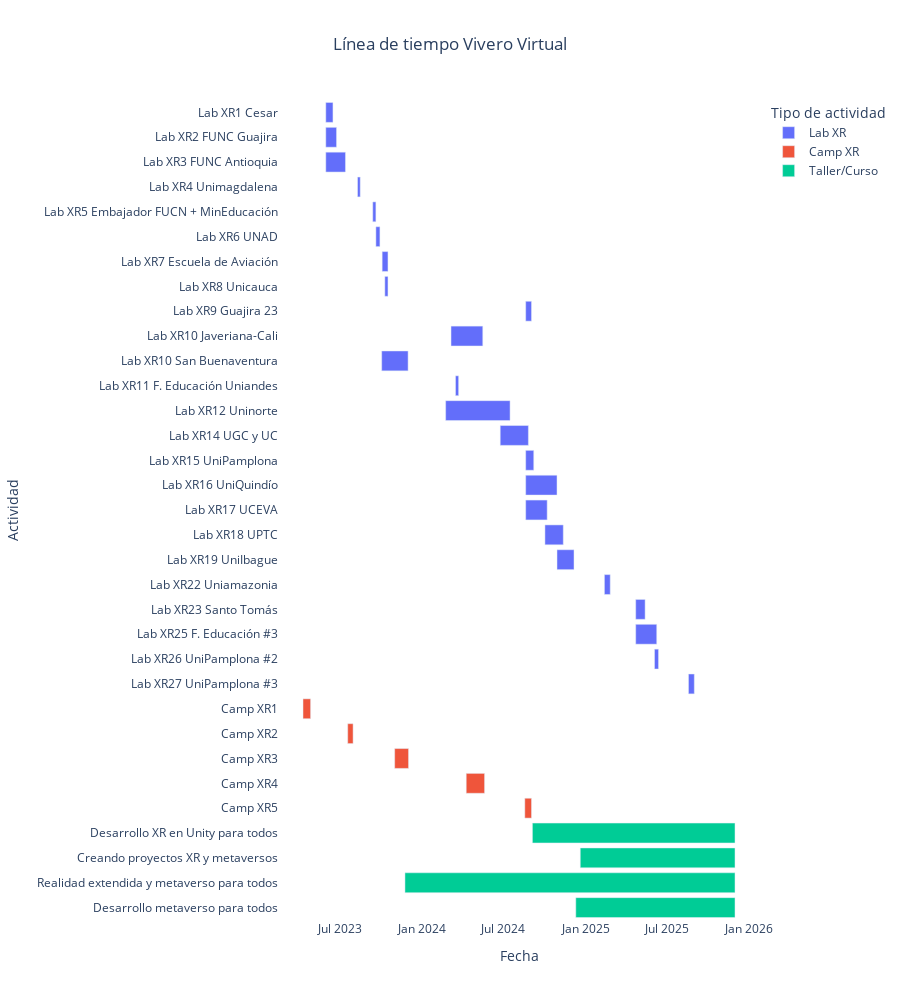

Notebook cell for this chart:
### Markdown cell above
# Laboratorios

### Code cell
import pandas as pd
import plotly.express as px
import plotly.graph_objects as go
from datetime import datetime

# === Datos corregidos ===
data = pd.DataFrame({
    "Proyecto": [
        "Lab XR1 Cesar",
        "Lab XR2 FUNC Guajira",
        "Lab XR3 FUNC Antioquia",
        "Lab XR4 Unimagdalena",
        "Lab XR5 Embajador FUCN + MinEducación",
        "Lab XR6 UNAD",
        "Lab XR7 Escuela de Aviación",
        "Lab XR8 Unicauca",
        "Lab XR9 Guajira 23",
        "Lab XR10 Javeriana-Cali",
        "Lab XR10 San Buenaventura",
        "Lab XR11 F. Educación Uniandes",
        "Lab XR12 Uninorte",
        "Lab XR14 UGC y UC",
        "Lab XR15 UniPamplona",
        "Lab XR16 UniQuindío",
        "Lab XR17 UCEVA",
        "Lab XR18 UPTC",
        "Lab XR19 UniIbague",
        "Lab XR22 Uniamazonia",
        "Lab XR23 Santo Tomás",
        "Lab XR25 F. Educación #3",
        "Lab XR26 UniPamplona #2",
        "Lab XR27 UniPamplona #3",
        "Camp XR1",
        "Camp XR2",
        "Camp XR3",
        "Camp XR4",
        "Camp XR5",
        "Desarrollo XR en Unity para todos",
        "Creando proyectos XR y metaversos",
        "Realidad extendida y metaverso para todos",
        "Desarrollo metaverso para todos"
    ],
    "Inicio": [
        "2023-05-31", 
        "2023-05-31",
        "2023-05-31",
        "2023-08-10",
        "2023-09-13",
        "2023-09-20",
        "2023-10-04",
        "2023-10-10",
        "2024-08-20",
        "2024-03-06",
        "2023-10-03",
        "2024-03-16",
        "2024-02-23",
        "2024-06-24",
        "2024-08-20",
        "2024-08-20",
        "2024-08-20",
        "2024-10-02",
        "2024-10-29",
        "2025-02-12",
        "2025-04-23",
        "2025-04-23",
        "2025-06-04",
        "2025-08-19",
        "2023-04-10",
        "2023-07-19",
        "2023-11-01",
        "2024-04-09",
        "2024-08-18",
        "2024-09-04",
        "2024-12-20",
        "2023-11-24",
        "2024-12-10"
    ],
    "Fin": [
        "2023-06-16",
        "2023-06-24",
        "2023-07-14",
        "2023-08-16",
        "2023-09-20",
        "2023-09-29",
        "2023-10-17",
        "2023-10-17",
        "2024-09-02",
        "2024-05-16",
        "2023-12-01",
        "2024-03-23",
        "2024-07-16",
        "2024-08-26",
        "2024-09-07",
        "2024-10-29",
        "2024-10-07",
        "2024-11-12",
        "2024-12-06",
        "2025-02-25",
        "2025-05-14",
        "2025-06-09",
        "2025-06-13",
        "2025-09-01",
        "2023-04-27",
        "2023-07-31",
        "2023-12-02",
        "2024-05-20",
        "2024-09-02",
        None,
        None,
        None,
        None
    ],
    "Categoría": [
        "Lab XR"]*24 + ["Camp XR"]*5 + ["Taller/Curso"]*4
})

data["Inicio"] = pd.to_datetime(data["Inicio"], errors="coerce")
data["Fin"] = pd.to_datetime(data["Fin"], errors="coerce")

# Reemplazar fechas de fin de coursera por hoy por lo que estan activos 
hoy = pd.Timestamp(datetime.today().date())
data.loc[data["Categoría"] == "Taller/Curso", "Fin"] = hoy



# Crear el timeline de todas las actividades completas 
fig = px.timeline(
    data,
    x_start="Inicio",
    x_end="Fin",
    y="Proyecto",
    color="Categoría",
    title="Línea de tiempo Vivero Virtual"
)

# Invertir eje Y para que los más recientes queden abajo
fig.update_yaxes(autorange="reversed")

#

# Ajustes visuales 
fig.update_layout(
    xaxis_title="Fecha",
    yaxis_title="Actividad",
    legend_title="Tipo de actividad",
    title_x=0.5,
    plot_bgcolor="white",
    hoverlabel_bgcolor="white",
    height=1000
)

fig.show()

### Figure 1 — Plotly figure (JSON) as saved in the notebook; plotly's stock layout.template omitted (floating-point values rounded to 4 significant figures)
{"data": [{"alignmentgroup": "True", "base": ["2023-05-31T00:00:00", "2023-05-31T00:00:00", "2023-05-31T00:00:00", "2023-08-10T00:00:00", "2023-09-13T00:00:00", "2023-09-20T00:00:00", "2023-10-04T00:00:00", "2023-10-10T00:00:00", "2024-08-20T00:00:00", "2024-03-06T00:00:00", "2023-10-03T00:00:00", "2024-03-16T00:00:00", "2024-02-23T00:00:00", "2024-06-24T00:00:00", "2024-08-20T00:00:00", "2024-08-20T00:00:00", "2024-08-20T00:00:00", "2024-10-02T00:00:00", "2024-10-29T00:00:00", "2025-02-12T00:00:00", "2025-04-23T00:00:00", "2025-04-23T00:00:00", "2025-06-04T00:00:00", "2025-08-19T00:00:00"], "hovertemplate": "Categoría=Lab XR<br>Inicio=%{base}<br>Fin=%{x}<br>Proyecto=%{y}<extra></extra>", "legendgroup": "Lab XR", "marker": {"color": "#636efa", "pattern": {"shape": ""}}, "name": "Lab XR", "offsetgroup": "Lab XR", "orientation": "h", "showlegend": true, "textposition": "auto", "type": "bar", "x": [1382400000, 2073600000, 3801600000, 518400000, 604800000, 777600000, 1123200000, 604800000, 1123200000, 6134400000, 5097600000, 604800000, 12441600000, 5443200000, 1555200000, 6048000000, 4147200000, 3542400000, 3283200000, 1123200000, 1814400000, 4060800000, 777600000, 1123200000], "xaxis": "x", "y": ["Lab XR1 Cesar", "Lab XR2 FUNC Guajira", "Lab XR3 FUNC Antioquia", "Lab XR4 Unimagdalena", "Lab XR5 Embajador FUCN + MinEducación", "Lab XR6 UNAD", "Lab XR7 Escuela de Aviación", "Lab XR8 Unicauca", "Lab XR9 Guajira 23", "Lab XR10 Javeriana-Cali", "Lab XR10 San Buenaventura", "Lab XR11 F. Educación Uniandes", "Lab XR12 Uninorte", "Lab XR14 UGC y UC", "Lab XR15 UniPamplona", "Lab XR16 UniQuindío", "Lab XR17 UCEVA", "Lab XR18 UPTC", "Lab XR19 UniIbague", "Lab XR22 Uniamazonia", "Lab XR23 Santo Tomás", "Lab XR25 F. Educación #3", "Lab XR26 UniPamplona #2", "Lab XR27 UniPamplona #3"], "yaxis": "y"}, {"alignmentgroup": "True", "base": ["2023-04-10T00:00:00", "2023-07-19T00:00:00", "2023-11-01T00:00:00", "2024-04-09T00:00:00", "2024-08-18T00:00:00"], "hovertemplate": "Categoría=Camp XR<br>Inicio=%{base}<br>Fin=%{x}<br>Proyecto=%{y}<extra></extra>", "legendgroup": "Camp XR", "marker": {"color": "#EF553B", "pattern": {"shape": ""}}, "name": "Camp XR", "offsetgroup": "Camp XR", "orientation": "h", "showlegend": true, "textposition": "auto", "type": "bar", "x": [1468800000, 1036800000, 2678400000, 3542400000, 1296000000], "xaxis": "x", "y": ["Camp XR1", "Camp XR2", "Camp XR3", "Camp XR4", "Camp XR5"], "yaxis": "y"}, {"alignmentgroup": "True", "base": ["2024-09-04T00:00:00", "2024-12-20T00:00:00", "2023-11-24T00:00:00", "2024-12-10T00:00:00"], "hovertemplate": "Categoría=Taller/Curso<br>Inicio=%{base}<br>Fin=%{x}<br>Proyecto=%{y}<extra></extra>", "legendgroup": "Taller/Curso", "marker": {"color": "#00cc96", "pattern": {"shape": ""}}, "name": "Taller/Curso", "offsetgroup": "Taller/Curso", "orientation": "h", "showlegend": true, "textposition": "auto", "type": "bar", "x": [39139200000, 29894400000, 63763200000, 30758400000], "xaxis": "x", "y": ["Desarrollo XR en Unity para todos", "Creando proyectos XR y metaversos", "Realidad extendida y metaverso para todos", "Desarrollo metaverso para todos"], "yaxis": "y"}], "layout": {"barmode": "overlay", "height": 1000, "hoverlabel": {"bgcolor": "white"}, "legend": {"title": {"text": "Tipo de actividad"}, "tracegroupgap": 0}, "plot_bgcolor": "white", "title": {"text": "Línea de tiempo Vivero Virtual", "x": 0.5}, "xaxis": {"anchor": "y", "domain": [0, 1], "title": {"text": "Fecha"}, "type": "date"}, "yaxis": {"anchor": "x", "autorange": "reversed", "domain": [0, 1], "title": {"text": "Actividad"}}}}
